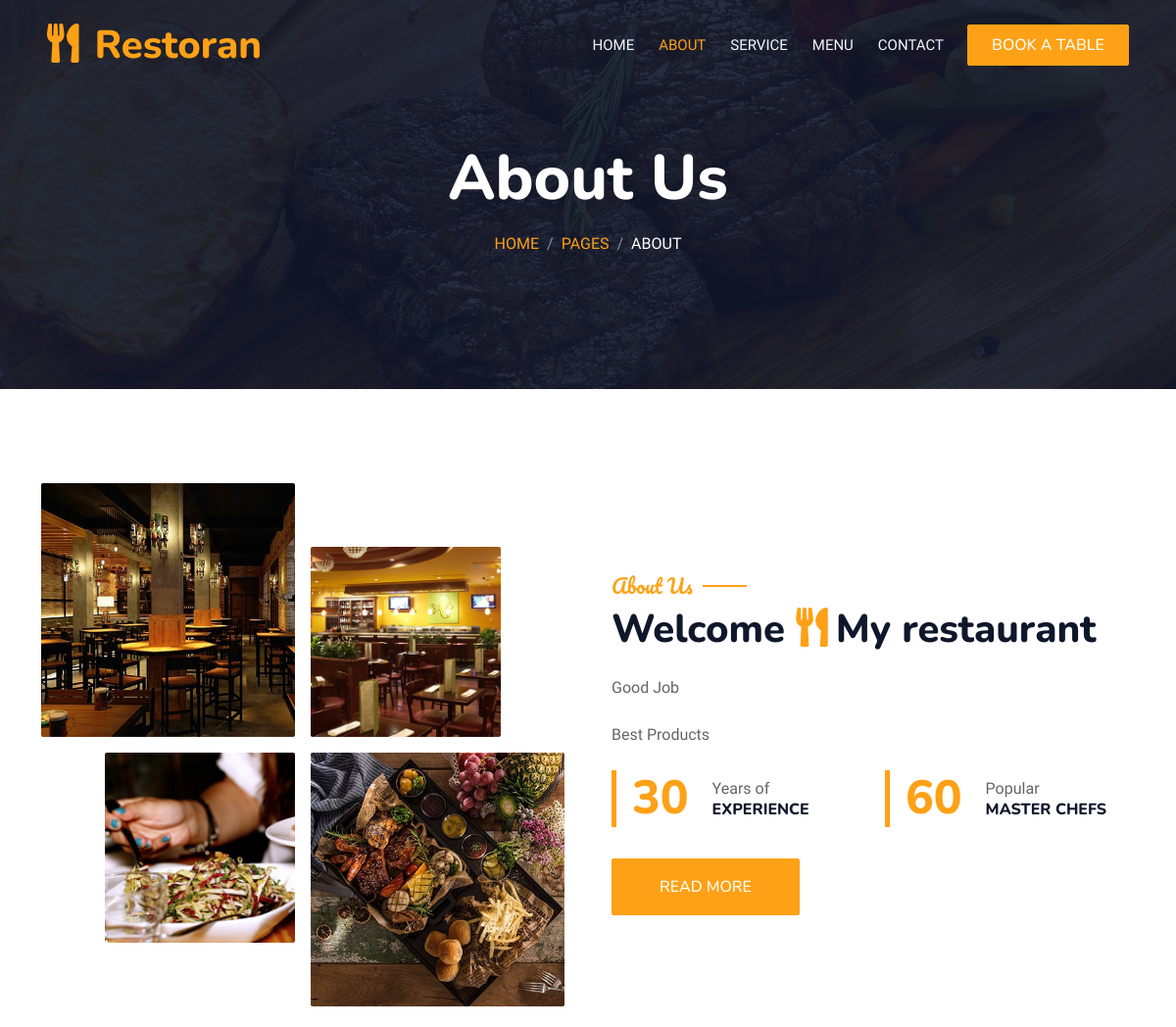
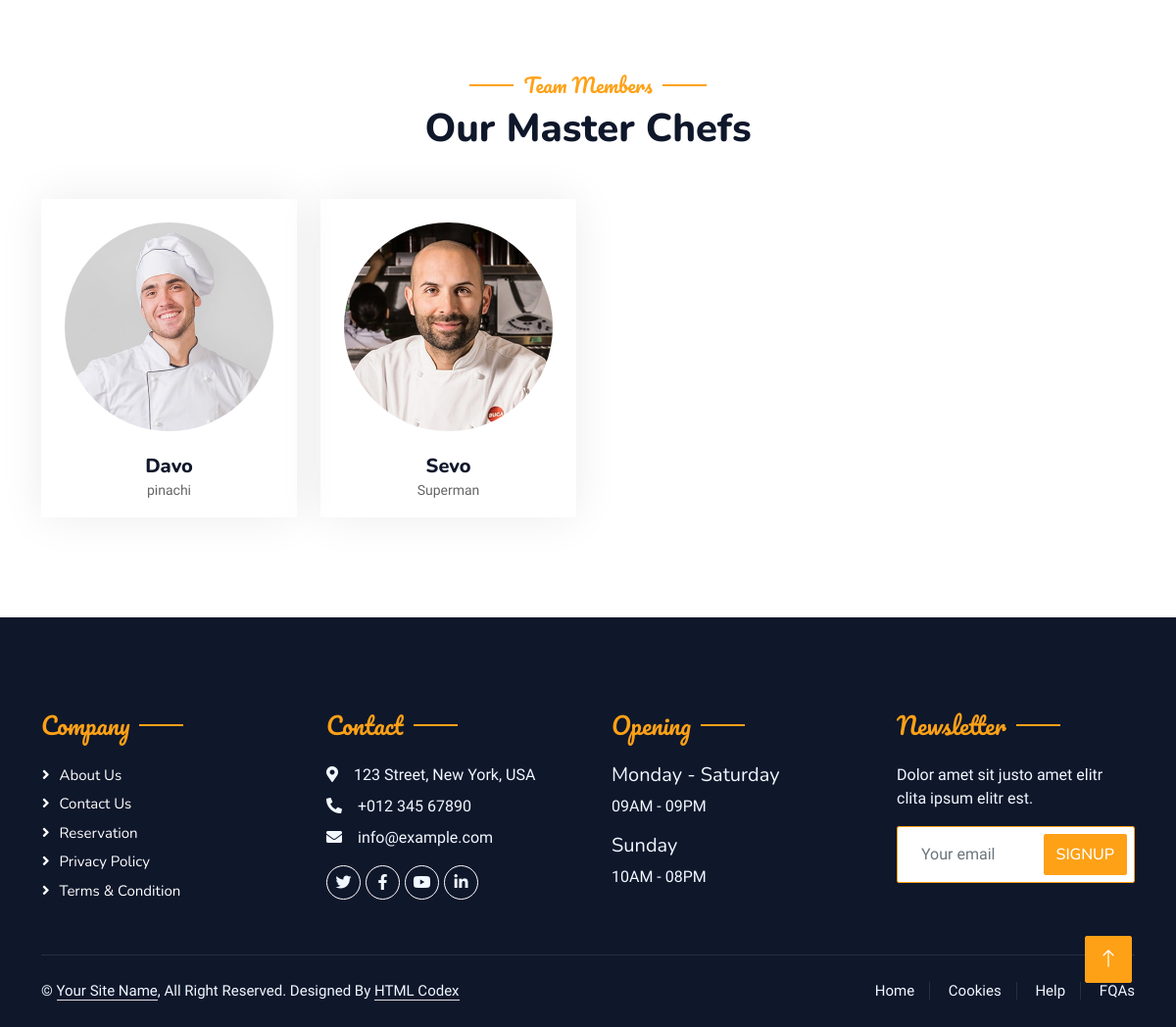
The page /about/ on the database its author committed (2 pictures, top to bottom).
### main/models.py (models this page shows, shortened)
class AboutPageInfo(models.Model):
    img1 = models.ImageField('About info image1', upload_to='about_images')
    img2 = models.ImageField('About info image2', upload_to='about_images')
    img3 = models.ImageField('About info image3', upload_to='about_images')
    img4 = models.ImageField('About info image4', upload_to='about_images')
    name1 = models.CharField('About info name1', max_length=100)
    name2 = models.CharField('About info name2', max_length=100)
    about1 = models.TextField('About info about1')
    about2 = models.TextField('About info about2')
    num1 = models.PositiveIntegerField('About info num1')
    num2 = models.PositiveIntegerField('About info num2')

class AboutChef(models.Model):
    img = models.ImageField('Chefs image', upload_to='about_images')
    name = models.CharField('About Chef', max_length=100)
    prof = models.CharField('Chef prof', max_length=60)
    link1 = models.URLField('Chef link1')
    link2 = models.URLField('Chef link2')
    link3 = models.URLField('Chef link3')

### main/views.py (the view)
# urls.py: path('about/', views.about, name='about'),
def about(request):
    about_info = AboutPageInfo.objects.all()[0]
    about_chef = AboutChef.objects.all()
    return render(request, 'main/about.html', context={
        'link':'about',
        'about_info':about_info,
        'about_chef':about_chef
    })

### main/templates/main/about.html (shortened to what this page needs)
{% extends 'main/base.html' %}
{% block content %}
            <div class="container-xxl py-5 bg-dark hero-header mb-5">
                <div class="container text-center my-5 pt-5 pb-4">
                    <h1 class="display-3 text-white mb-3 animated slideInDown">About Us</h1>
                    <nav aria-label="breadcrumb">
                        <ol class="breadcrumb justify-content-center text-uppercase">
                            <li class="breadcrumb-item"><a href="#">Home</a></li>
                            <li class="breadcrumb-item"><a href="#">Pages</a></li>
                            <li class="breadcrumb-item text-white active" aria-current="page">About</li>
                        </ol>
                    </nav>
                </div>
            </div>
        </div>
        <div class="container-xxl py-5">
            <div class="container">
                <div class="row g-5 align-items-center">
                    <div class="col-lg-6">
                        <div class="row g-3">
                            <div class="col-6 text-start">
                                <img class="img-fluid rounded w-100 wow zoomIn" data-wow-delay="0.1s" src="{{ about_info.img1.url }}">
                            </div>
                            <div class="col-6 text-start">
                                <img class="img-fluid rounded w-75 wow zoomIn" data-wow-delay="0.3s" src="{{ about_info.img2.url }}" style="margin-top: 25%;">
                            </div>
                            <div class="col-6 text-end">
                                <img class="img-fluid rounded w-75 wow zoomIn" data-wow-delay="0.5s" src="{{ about_info.img3.url }}">
                            </div>
                            <div class="col-6 text-end">
                                <img class="img-fluid rounded w-100 wow zoomIn" data-wow-delay="0.7s" src="{{ about_info.img4.url }}">
                            </div>
                        </div>
                    </div>
                    <div class="col-lg-6">
                        <h5 class="section-title ff-secondary text-start text-primary fw-normal">About Us</h5>
                        <h1 class="mb-4">{{ about_info.name1 }} <i class="fa fa-utensils text-primary me-2"></i>{{ about_info.name2 }}</h1>
                        <p class="mb-4">{{ about_info.about1 }}</p>
                        <p class="mb-4">{{ about_info.about2 }}</p>
                        <div class="row g-4 mb-4">
                            <div class="col-sm-6">
                                <div class="d-flex align-items-center border-start border-5 border-primary px-3">
                                    <h1 class="flex-shrink-0 display-5 text-primary mb-0" data-toggle="counter-up">{{ about_info.num1 }}</h1>
                                    <div class="ps-4">
                                        <p class="mb-0">Years of</p>
                                        <h6 class="text-uppercase mb-0">Experience</h6>
                                    </div>
                                </div>
                            </div>
                            <div class="col-sm-6">
                                <div class="d-flex align-items-center border-start border-5 border-primary px-3">
                                    <h1 class="flex-shrink-0 display-5 text-primary mb-0" data-toggle="counter-up">{{ about_info.num2 }}</h1>
                                    <div class="ps-4">
                                        <p class="mb-0">Popular</p>
                                        <h6 class="text-uppercase mb-0">Master Chefs</h6>
                                    </div>
                                </div>
                            </div>
                        </div>
                        <a class="btn btn-primary py-3 px-5 mt-2" href="">Read More</a>
                    </div>
                </div>
            </div>
        </div>
        <div class="container-xxl pt-5 pb-3">
            <div class="container">
                <div class="text-center wow fadeInUp" data-wow-delay="0.1s">
                    <h5 class="section-title ff-secondary text-center text-primary fw-normal">Team Members</h5>
                    <h1 class="mb-5">Our Master Chefs</h1>
                </div>
                <div class="row g-4">
                    {% for i in about_chef %}
                    <div class="col-lg-3 col-md-6 wow fadeInUp" data-wow-delay="0.1s">
                        <div class="team-item text-center rounded overflow-hidden">
                            <div class="rounded-circle overflow-hidden m-4">
                                <img class="img-fluid" src="{{ i.img.url }}" alt="">
                            </div>
                            <h5 class="mb-0">{{ i.name }}</h5>
                            <small>{{ i.prof }}</small>
                        </div>
                    </div>
                    {% endfor %}
                </div>
            </div>
        </div>
        {% endblock %}

### main/templates/main/base.html (shortened to what this page needs)
{% load static %}
<!DOCTYPE html>
<html lang="en">
<head>
    <link href="https://cdnjs.cloudflare.com/ajax/libs/font-awesome/5.10.0/css/all.min.css" rel="stylesheet">
    <link href="https://cdn.jsdelivr.net/npm/bootstrap-icons@1.4.1/font/bootstrap-icons.css" rel="stylesheet">
    <link href="{% static 'lib/animate/animate.min.css' %}" rel="stylesheet">
    <link href="{% static 'lib/owlcarousel/assets/owl.carousel.min.css' %}" rel="stylesheet">
    <link href="{% static 'lib/tempusdominus/css/tempusdominus-bootstrap-4.min.css' %}" rel="stylesheet" />
    <link href="{% static 'css/bootstrap.min.css' %}" rel="stylesheet">
    <link href="{% static 'css/style.css' %}" rel="stylesheet">
</head>
<body>
    <div class="container-xxl bg-white p-0">
        <div class="container-xxl position-relative p-0">
            <nav class="navbar navbar-expand-lg navbar-dark bg-dark px-4 px-lg-5 py-3 py-lg-0">
                <a href="" class="navbar-brand p-0">
                    <h1 class="text-primary m-0"><i class="fa fa-utensils me-3"></i>Restoran</h1>
                </a>
                <div class="collapse navbar-collapse" id="navbarCollapse">
                    <div class="navbar-nav ms-auto py-0 pe-4">
                        <a href="{% url 'index' %}" class="nav-item nav-link {% if link == 'index' %}active{% endif %}">Home</a>
                        <a href="{% url 'about' %}" class="nav-item nav-link {% if link == 'about' %}active{% endif %}">About</a>
                        <a href="{% url 'service' %}" class="nav-item nav-link {% if link == 'service' %}active{% endif %}">Service</a>
                        <a href="{% url 'menu' %}" class="nav-item nav-link {% if link == 'menu' %}active{% endif %}">Menu</a>
                        <a href="{% url 'contact' %}" class="nav-item nav-link {% if link == 'contact' %}active{% endif %}">Contact</a>
                    </div>
                    <a href="{% url 'booking' %}" class="btn btn-primary py-2 px-4">Book A Table</a>
                </div>
            </nav>
{% block content %}{% endblock %}
        <div class="container-fluid bg-dark text-light footer pt-5 mt-5 wow fadeIn" data-wow-delay="0.1s">
            <div class="container py-5">
                <div class="row g-5">
                    <div class="col-lg-3 col-md-6">
                        <h4 class="section-title ff-secondary text-start text-primary fw-normal mb-4">Company</h4>
                        <a class="btn btn-link" href="">About Us</a>
                        <a class="btn btn-link" href="">Contact Us</a>
                        <a class="btn btn-link" href="">Reservation</a>
                        <a class="btn btn-link" href="">Privacy Policy</a>
                        <a class="btn btn-link" href="">Terms & Condition</a>
                    </div>
                    <div class="col-lg-3 col-md-6">
                        <h4 class="section-title ff-secondary text-start text-primary fw-normal mb-4">Contact</h4>
                        <p class="mb-2"><i class="fa fa-map-marker-alt me-3"></i>123 Street, New York, USA</p>
                        <p class="mb-2"><i class="fa fa-phone-alt me-3"></i>+012 345 67890</p>
                        <p class="mb-2"><i class="fa fa-envelope me-3"></i>info@example.com</p>
                        <div class="d-flex pt-2">
                            <a class="btn btn-outline-light btn-social" href=""><i class="fab fa-twitter"></i></a>
                            <a class="btn btn-outline-light btn-social" href=""><i class="fab fa-facebook-f"></i></a>
                            <a class="btn btn-outline-light btn-social" href=""><i class="fab fa-youtube"></i></a>
                            <a class="btn btn-outline-light btn-social" href=""><i class="fab fa-linkedin-in"></i></a>
                        </div>
                    </div>
                    <div class="col-lg-3 col-md-6">
                        <h4 class="section-title ff-secondary text-start text-primary fw-normal mb-4">Opening</h4>
                        <h5 class="text-light fw-normal">Monday - Saturday</h5>
                        <p>09AM - 09PM</p>
                        <h5 class="text-light fw-normal">Sunday</h5>
                        <p>10AM - 08PM</p>
                    </div>
                    <div class="col-lg-3 col-md-6">
                        <h4 class="section-title ff-secondary text-start text-primary fw-normal mb-4">Newsletter</h4>
                        <p>Dolor amet sit justo amet elitr clita ipsum elitr est.</p>
                        <div class="position-relative mx-auto" style="max-width: 400px;">
                            <input class="form-control border-primary w-100 py-3 ps-4 pe-5" type="text" placeholder="Your email">
                            <button type="button" class="btn btn-primary py-2 position-absolute top-0 end-0 mt-2 me-2">SignUp</button>
                        </div>
                    </div>
                </div>
            </div>
            <div class="container">
                <div class="copyright">
                    <div class="row">
                        <div class="col-md-6 text-center text-md-start mb-3 mb-md-0">
                            &copy; <a class="border-bottom" href="#">Your Site Name</a>, All Right Reserved.
							Designed By <a class="border-bottom" href="https://htmlcodex.com">HTML Codex</a>
                        </div>
                        <div class="col-md-6 text-center text-md-end">
                            <div class="footer-menu">
                                <a href="">Home</a>
                                <a href="">Cookies</a>
                                <a href="">Help</a>
                                <a href="">FQAs</a>
                            </div>
                        </div>
                    </div>
                </div>
            </div>
        </div>
        <a href="#" class="btn btn-lg btn-primary btn-lg-square back-to-top"><i class="bi bi-arrow-up"></i></a>
    </div>
</body>
</html>

### main/static/css/style.css (style rules this page uses)
:root { --primary: #FEA116; --light: #F1F8FF; --dark: #0F172B; }
.ff-secondary { font-family: 'Pacifico', cursive; }
.back-to-top { position: fixed; display: none; right: 45px; bottom: 45px; z-index: 99; }
.btn { font-family: 'Nunito', sans-serif; font-weight: 500; text-transform: uppercase; transition: .5s; }
.btn.btn-primary, .btn.btn-secondary { color: #FFFFFF; }
.btn-lg-square { width: 48px; height: 48px; }
.btn-square, .btn-sm-square, .btn-lg-square { padding: 0; display: flex; align-items: center; justify-content: center; font-weight: normal; border-radius: 2px; }
.navbar-dark .navbar-nav .nav-link { position: relative; margin-left: 25px; padding: 35px 0; font-size: 15px; color: var(--light) !important; text-transform: uppercase; font-weight: 500; outline: none; transition: .5s; }
.navbar-dark .navbar-nav .nav-link:hover, .navbar-dark .navbar-nav .nav-link.active { color: var(--primary) !important; }
@media (min-width: 992px) { .navbar-dark { position: absolute; width: 100%; top: 0; left: 0; z-index: 999; background: transparent !important; } }
.hero-header { background: linear-gradient(rgba(15, 23, 43, .9), rgba(15, 23, 43, .9)), url(../img/bg-hero.jpg); background-position: center center; background-repeat: no-repeat; background-size: cover; }
.breadcrumb-item + .breadcrumb-item::before { color: rgba(255, 255, 255, .5); }
.section-title { position: relative; display: inline-block; }
.section-title::before { position: absolute; content: ""; width: 45px; height: 2px; top: 50%; left: -55px; margin-top: -1px; background: var(--primary); }
.section-title::after { position: absolute; content: ""; width: 45px; height: 2px; top: 50%; right: -55px; margin-top: -1px; background: var(--primary); }
.section-title.text-start::before, .section-title.text-end::after { display: none; }
.team-item { box-shadow: 0 0 45px rgba(0, 0, 0, .08); height: calc(100% - 38px); transition: .5s; }
.team-item img { transition: .5s; }
.footer .btn.btn-social { margin-right: 5px; width: 35px; height: 35px; display: flex; align-items: center; justify-content: center; color: var(--light); border: 1px solid #FFFFFF; border-radius: 35px; transition: .3s; }
.footer .btn.btn-link { display: block; margin-bottom: 5px; padding: 0; text-align: left; color: #FFFFFF; font-size: 15px; font-weight: normal; text-transform: capitalize; transition: .3s; }
.footer .btn.btn-link::before { position: relative; content: "\f105"; font-family: "Font Awesome 5 Free"; font-weight: 900; margin-right: 10px; }
.footer .copyright { padding: 25px 0; font-size: 15px; border-top: 1px solid rgba(256, 256, 256, .1); }
.footer .copyright a { color: var(--light); }
.footer .footer-menu a { margin-right: 15px; padding-right: 15px; border-right: 1px solid rgba(255, 255, 255, .1); }
.footer .footer-menu a:last-child { margin-right: 0; padding-right: 0; border-right: none; }

### rows shown on the page
AboutPageInfo: img1 (picture), img2 (picture), img3 (picture), img4 (picture), name1 "Welcome", name2 "My restaurant", about1 "Good Job", about2 "Best Products", num1 "30", num2 "60"
AboutChef: img (picture), name "Davo", prof "pinachi"
AboutChef: img (picture), name "Sevo", prof "Superman"
